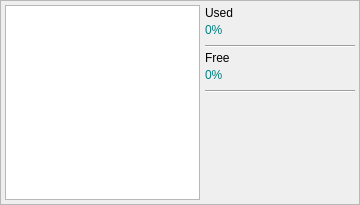
     <widget class="QFrame" name="swapfmgf">
      <property name="geometry">
       <rect>
        <x>580</x>
        <y>30</y>
        <width>360</width>
        <height>205</height>
       </rect>
      </property>
      <property name="sizePolicy">
       <sizepolicy hsizetype="Fixed" vsizetype="Fixed">
        <horstretch>0</horstretch>
        <verstretch>0</verstretch>
       </sizepolicy>
      </property>
      <property name="minimumSize">
       <size>
        <width>360</width>
        <height>205</height>
       </size>
      </property>
      <property name="maximumSize">
       <size>
        <width>360</width>
        <height>205</height>
       </size>
      </property>
      <property name="frameShape">
       <enum>QFrame::StyledPanel</enum>
      </property>
      <property name="frameShadow">
       <enum>QFrame::Raised</enum>
      </property>
      <widget class="QChartView" name="swapgfvw">
       <property name="geometry">
        <rect>
         <x>5</x>
         <y>5</y>
         <width>195</width>
         <height>195</height>
        </rect>
       </property>
       <property name="sizePolicy">
        <sizepolicy hsizetype="Fixed" vsizetype="Fixed">
         <horstretch>0</horstretch>
         <verstretch>0</verstretch>
        </sizepolicy>
       </property>
       <property name="minimumSize">
        <size>
         <width>195</width>
         <height>195</height>
        </size>
       </property>
       <property name="maximumSize">
        <size>
         <width>195</width>
         <height>195</height>
        </size>
       </property>
      </widget>
      <widget class="QLabel" name="swapuspc">
       <property name="geometry">
        <rect>
         <x>205</x>
         <y>20</y>
         <width>150</width>
         <height>20</height>
        </rect>
       </property>
       <property name="sizePolicy">
        <sizepolicy hsizetype="Fixed" vsizetype="Fixed">
         <horstretch>0</horstretch>
         <verstretch>0</verstretch>
        </sizepolicy>
       </property>
       <property name="minimumSize">
        <size>
         <width>150</width>
         <height>20</height>
        </size>
       </property>
       <property name="maximumSize">
        <size>
         <width>150</width>
         <height>20</height>
        </size>
       </property>
       <property name="styleSheet">
        <string notr="true">font: 15pt &quot;JetBrains Mono&quot;;
color: #008080;</string>
       </property>
       <property name="text">
        <string>0%</string>
       </property>
      </widget>
      <widget class="QLabel" name="swapuplb">
       <property name="geometry">
        <rect>
         <x>205</x>
         <y>5</y>
         <width>150</width>
         <height>15</height>
        </rect>
       </property>
       <property name="sizePolicy">
        <sizepolicy hsizetype="Fixed" vsizetype="Fixed">
         <horstretch>0</horstretch>
         <verstretch>0</verstretch>
        </sizepolicy>
       </property>
       <property name="minimumSize">
        <size>
         <width>150</width>
         <height>15</height>
        </size>
       </property>
       <property name="maximumSize">
        <size>
         <width>150</width>
         <height>15</height>
        </size>
       </property>
       <property name="text">
        <string>Used</string>
       </property>
      </widget>
      <widget class="QLabel" name="swapfrpc">
       <property name="geometry">
        <rect>
         <x>205</x>
         <y>65</y>
         <width>150</width>
         <height>20</height>
        </rect>
       </property>
       <property name="sizePolicy">
        <sizepolicy hsizetype="Fixed" vsizetype="Fixed">
         <horstretch>0</horstretch>
         <verstretch>0</verstretch>
        </sizepolicy>
       </property>
       <property name="minimumSize">
        <size>
         <width>150</width>
         <height>20</height>
        </size>
       </property>
       <property name="maximumSize">
        <size>
         <width>150</width>
         <height>20</height>
        </size>
       </property>
       <property name="styleSheet">
        <string notr="true">font: 15pt &quot;JetBrains Mono&quot;;
color: #008080;</string>
       </property>
       <property name="text">
        <string>0%</string>
       </property>
      </widget>
      <widget class="QLabel" name="swapfplb">
       <property name="geometry">
        <rect>
         <x>205</x>
         <y>50</y>
         <width>150</width>
         <height>15</height>
        </rect>
       </property>
       <property name="sizePolicy">
        <sizepolicy hsizetype="Fixed" vsizetype="Fixed">
         <horstretch>0</horstretch>
         <verstretch>0</verstretch>
        </sizepolicy>
       </property>
       <property name="minimumSize">
        <size>
         <width>150</width>
         <height>15</height>
        </size>
       </property>
       <property name="maximumSize">
        <size>
         <width>150</width>
         <height>15</height>
        </size>
       </property>
       <property name="text">
        <string>Free</string>
       </property>
      </widget>
      <widget class="Line" name="swaplin2">
       <property name="geometry">
        <rect>
         <x>205</x>
         <y>90</y>
         <width>150</width>
         <height>3</height>
        </rect>
       </property>
       <property name="sizePolicy">
        <sizepolicy hsizetype="Fixed" vsizetype="Fixed">
         <horstretch>0</horstretch>
         <verstretch>0</verstretch>
        </sizepolicy>
       </property>
       <property name="minimumSize">
        <size>
         <width>150</width>
         <height>3</height>
        </size>
       </property>
       <property name="maximumSize">
        <size>
         <width>150</width>
         <height>3</height>
        </size>
       </property>
       <property name="orientation">
        <enum>Qt::Horizontal</enum>
       </property>
      </widget>
      <widget class="Line" name="swaplin1">
       <property name="geometry">
        <rect>
         <x>205</x>
         <y>45</y>
         <width>150</width>
         <height>3</height>
        </rect>
       </property>
       <property name="sizePolicy">
        <sizepolicy hsizetype="Fixed" vsizetype="Fixed">
         <horstretch>0</horstretch>
         <verstretch>0</verstretch>
        </sizepolicy>
       </property>
       <property name="minimumSize">
        <size>
         <width>150</width>
         <height>3</height>
        </size>
       </property>
       <property name="maximumSize">
        <size>
         <width>150</width>
         <height>3</height>
        </size>
       </property>
       <property name="orientation">
        <enum>Qt::Horizontal</enum>
       </property>
      </widget>
     </widget>
